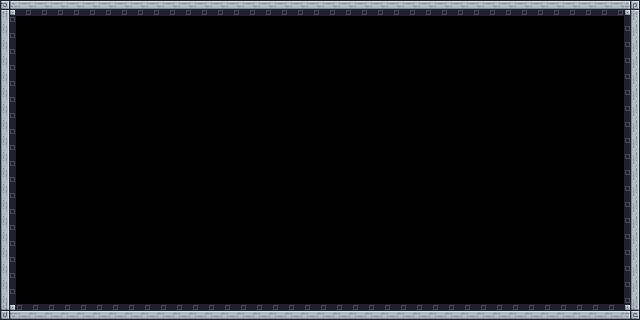

The image is a tile-based game level rendered from a .tmx file. Its description and complete source (layers, tilesets, objects, tile grids) follow:
An orthogonal 40x20 tile map with 16x16 px tiles, 2 tile layers (Floor, Tile Layer 2), 2 tilesets and 4 objects (4x wall).

<map version="1.10" tiledversion="1.10.2" orientation="orthogonal" renderorder="right-down" width="40" height="20" tilewidth="16" tileheight="16" infinite="0" nextlayerid="11" nextobjectid="20">
 <tileset firstgid="1" source="FypGame.tsx" />
 <tileset firstgid="243" source="Tileset2.tsx" />
 <layer id="1" name="Floor" width="40" height="20">
  <data encoding="csv">
0,0,0,0,0,0,0,0,0,0,0,0,0,0,0,0,0,0,0,0,0,0,0,0,0,0,0,0,0,0,0,0,0,0,0,0,0,0,0,0,
0,0,0,0,0,0,0,0,0,0,0,0,0,0,0,0,0,0,0,0,0,0,0,0,0,0,0,0,0,0,0,0,0,0,0,0,0,0,0,0,
0,0,0,0,0,0,0,0,0,0,0,0,0,0,0,0,0,0,0,0,0,0,0,0,0,0,0,0,0,0,0,0,0,0,0,0,0,0,0,0,
0,0,0,0,0,0,0,0,0,0,0,0,0,0,0,0,0,0,0,0,0,0,0,0,0,0,0,0,0,0,0,0,0,0,0,0,0,0,0,0,
0,0,0,0,0,0,0,0,0,0,0,0,0,0,0,0,0,0,0,0,0,0,0,0,0,0,0,0,0,0,0,0,0,0,0,0,0,0,0,0,
0,0,0,0,0,0,0,0,0,0,0,0,0,0,0,0,0,0,0,0,0,0,0,0,0,0,0,0,0,0,0,0,0,0,0,0,0,0,0,0,
0,0,0,0,0,0,0,0,0,0,0,0,0,0,0,0,0,0,0,0,0,0,0,0,0,0,0,0,0,0,0,0,0,0,0,0,0,0,0,0,
0,0,0,0,0,0,0,0,0,0,0,0,0,0,0,0,0,0,0,0,0,0,0,0,0,0,0,0,0,0,0,0,0,0,0,0,0,0,0,0,
0,0,0,0,0,0,0,0,0,0,0,0,0,0,0,0,0,0,0,0,0,0,0,0,0,0,0,0,0,0,0,0,0,0,0,0,0,0,0,0,
0,0,0,0,0,0,0,0,0,0,0,0,0,0,0,0,0,0,0,0,0,0,0,0,0,0,0,0,0,0,0,0,0,0,0,0,0,0,0,0,
0,0,0,0,0,0,0,0,0,0,0,0,0,0,0,0,0,0,0,0,0,0,0,0,0,0,0,0,0,0,0,0,0,0,0,0,0,0,0,0,
0,0,0,0,0,0,0,0,0,0,0,0,0,0,0,0,0,0,0,0,0,0,0,0,0,0,0,0,0,0,0,0,0,0,0,0,0,0,0,0,
0,0,0,0,0,0,0,0,0,0,0,0,0,0,0,0,0,0,0,0,0,0,0,0,0,0,0,0,0,0,0,0,0,0,0,0,0,0,0,0,
0,0,0,0,0,0,0,0,0,0,0,0,0,0,0,0,0,0,0,0,0,0,0,0,0,0,0,0,0,0,0,0,0,0,0,0,0,0,0,0,
0,0,0,0,0,0,0,0,0,0,0,0,0,0,0,0,0,0,0,0,0,0,0,0,0,0,0,0,0,0,0,0,0,0,0,0,0,0,0,0,
0,0,0,0,0,0,0,0,0,0,0,0,0,0,0,0,0,0,0,0,0,0,0,0,0,0,0,0,0,0,0,0,0,0,0,0,0,0,0,0,
0,0,0,0,0,0,0,0,0,0,0,0,0,0,0,0,0,0,0,0,0,0,0,0,0,0,0,0,0,0,0,0,0,0,0,0,0,0,0,0,
0,0,0,0,0,0,0,0,0,0,0,0,0,0,0,0,0,0,0,0,0,0,0,0,0,0,0,0,0,0,0,0,0,0,0,0,0,0,0,0,
0,0,0,0,0,0,0,0,0,0,0,0,0,0,0,0,0,0,0,0,0,0,0,0,0,0,0,0,0,0,0,0,0,0,0,0,0,0,0,0,
0,0,0,0,0,0,0,0,0,0,0,0,0,0,0,0,0,0,0,0,0,0,0,0,0,0,0,0,0,0,0,0,0,0,0,0,0,0,0,0
</data>
 </layer>
 <layer id="8" name="Tile Layer 2" width="40" height="20">
  <data encoding="csv">
313,314,314,314,314,314,314,314,314,314,314,314,314,314,314,314,314,314,314,314,314,314,314,314,314,314,314,314,314,314,314,314,314,314,314,314,314,314,314,315,
329,0,0,0,0,0,0,0,0,0,0,0,0,0,0,0,0,0,0,0,0,0,0,0,0,0,0,0,0,0,0,0,0,0,0,0,0,0,0,331,
329,0,0,0,0,0,0,0,0,0,0,0,0,0,0,0,0,0,0,0,0,0,0,0,0,0,0,0,0,0,0,0,0,0,0,0,0,0,0,331,
329,0,0,0,0,0,0,0,0,0,0,0,0,0,0,0,0,0,0,0,0,0,0,0,0,0,0,0,0,0,0,0,0,0,0,0,0,0,0,331,
329,0,0,0,0,0,0,0,0,0,0,0,0,0,0,0,0,0,0,0,0,0,0,0,0,0,0,0,0,0,0,0,0,0,0,0,0,0,0,331,
329,0,0,0,0,0,0,0,0,0,0,0,0,0,0,0,0,0,0,0,0,0,0,0,0,0,0,0,0,0,0,0,0,0,0,0,0,0,0,331,
329,0,0,0,0,0,0,0,0,0,0,0,0,0,0,0,0,0,0,0,0,0,0,0,0,0,0,0,0,0,0,0,0,0,0,0,0,0,0,331,
329,0,0,0,0,0,0,0,0,0,0,0,0,0,0,0,0,0,0,0,0,0,0,0,0,0,0,0,0,0,0,0,0,0,0,0,0,0,0,331,
329,0,0,0,0,0,0,0,0,0,0,0,0,0,0,0,0,0,0,0,0,0,0,0,0,0,0,0,0,0,0,0,0,0,0,0,0,0,0,331,
329,0,0,0,0,0,0,0,0,0,0,0,0,0,0,0,0,0,0,0,0,0,0,0,0,0,0,0,0,0,0,0,0,0,0,0,0,0,0,331,
329,0,0,0,0,0,0,0,0,0,0,0,0,0,0,0,0,0,0,0,0,0,0,0,0,0,0,0,0,0,0,0,0,0,0,0,0,0,0,331,
329,0,0,0,0,0,0,0,0,0,0,0,0,0,0,0,0,0,0,0,0,0,0,0,0,0,0,0,0,0,0,0,0,0,0,0,0,0,0,331,
329,0,0,0,0,0,0,0,0,0,0,0,0,0,0,0,0,0,0,0,0,0,0,0,0,0,0,0,0,0,0,0,0,0,0,0,0,0,0,331,
329,0,0,0,0,0,0,0,0,0,0,0,0,0,0,0,0,0,0,0,0,0,0,0,0,0,0,0,0,0,0,0,0,0,0,0,0,0,0,331,
329,0,0,0,0,0,0,0,0,0,0,0,0,0,0,0,0,0,0,0,0,0,0,0,0,0,0,0,0,0,0,0,0,0,0,0,0,0,0,331,
329,0,0,0,0,0,0,0,0,0,0,0,0,0,0,0,0,0,0,0,0,0,0,0,0,0,0,0,0,0,0,0,0,0,0,0,0,0,0,331,
329,0,0,0,0,0,0,0,0,0,0,0,0,0,0,0,0,0,0,0,0,0,0,0,0,0,0,0,0,0,0,0,0,0,0,0,0,0,0,331,
329,0,0,0,0,0,0,0,0,0,0,0,0,0,0,0,0,0,0,0,0,0,0,0,0,0,0,0,0,0,0,0,0,0,0,0,0,0,0,331,
329,0,0,0,0,0,0,0,0,0,0,0,0,0,0,0,0,0,0,0,0,0,0,0,0,0,0,0,0,0,0,0,0,0,0,0,0,0,0,331,
345,346,346,346,346,346,346,346,346,346,346,346,346,346,346,346,346,346,346,346,346,346,346,346,346,346,346,346,346,346,346,346,346,346,346,346,346,346,346,347
</data>
 </layer>
 <objectgroup id="10" name="wall" visible="0">
  <object id="15" name="wall" type="wall" x="0" y="0" width="640" height="16" />
  <object id="17" name="wall" type="wall" x="0" y="0" width="16" height="320" />
  <object id="18" name="wall" type="wall" x="0" y="304" width="640" height="16" />
  <object id="19" name="wall" type="wall" x="624" y="0" width="16" height="320" />
 </objectgroup>
</map>
